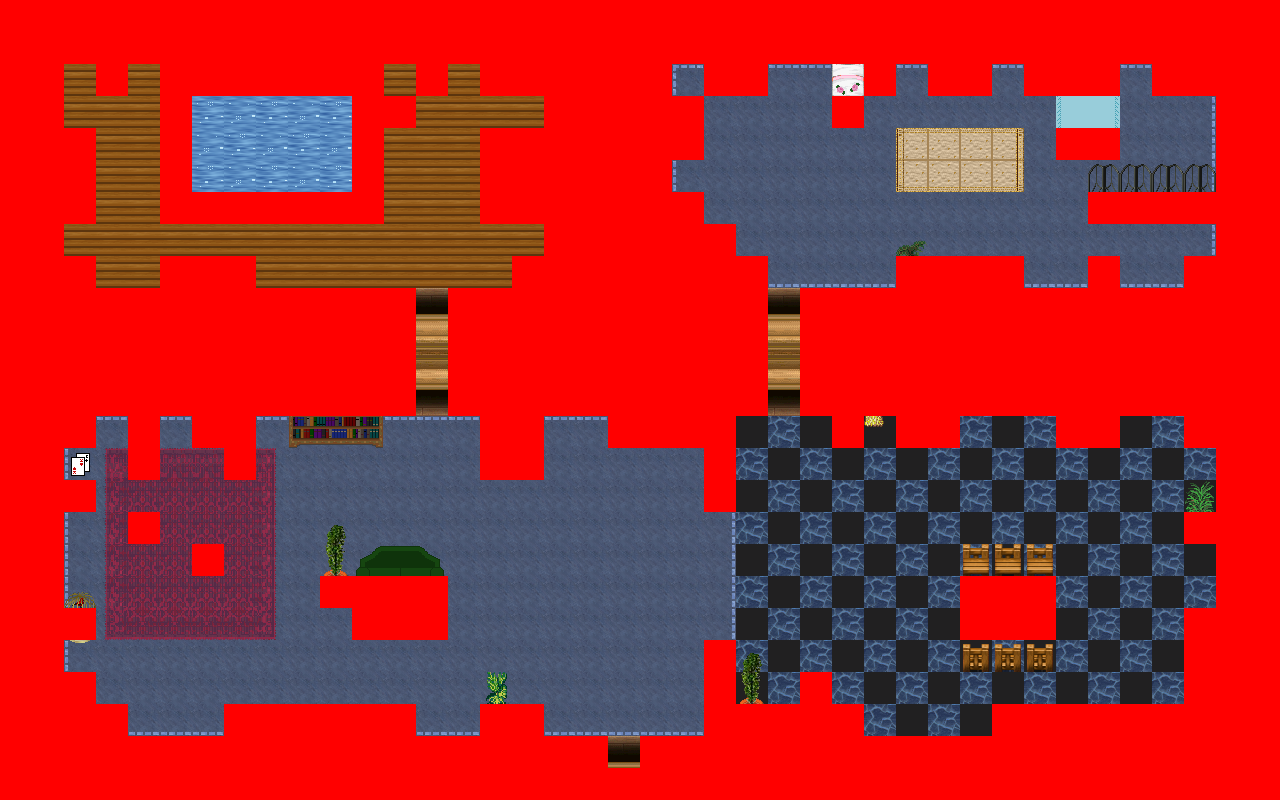

Rendered tile map (Tiled .tmx) drawn with the repository's tilesets; below, a short description and the map source with its tile grids summarised:
An orthogonal 40x25 tile map with 32x32 px tiles, 8 tile layers (0_floor, 1_terrain, 2_object, 3_roof, ...), 60 tilesets.

<map version="1.0" orientation="orthogonal" renderorder="right-down" width="40" height="25" tilewidth="32" tileheight="32" nextobjectid="1">
 <tileset firstgid="1" name="floor oriental tile" tilewidth="32" tileheight="32" tilecount="1" columns="1">
  <image source="../../tileset/ground/indoor/oriental_tan_tile.png" width="32" height="32" />
 </tileset>
 <tileset firstgid="2" name="bluecarpet" tilewidth="32" tileheight="32" tilecount="9" columns="3">
  <image source="../../tileset/furniture/carpet/blue.png" width="96" height="96" />
 </tileset>
 <tileset firstgid="11" name="brush" tilewidth="32" tileheight="32" tilecount="3" columns="1">
  <image source="../../tileset/item/brush.png" width="32" height="96" />
 </tileset>
 <tileset firstgid="14" name="chest" tilewidth="32" tileheight="32" tilecount="2" columns="1">
  <image source="../../tileset/item/chest/small.png" width="32" height="64" />
 </tileset>
 <tileset firstgid="16" name="red wine" tilewidth="32" tileheight="32" tilecount="4" columns="2">
  <image source="../../tileset/item/drink/red_wine.png" width="64" height="64" />
 </tileset>
 <tileset firstgid="20" name="food fruit basket" tilewidth="32" tileheight="32" tilecount="1" columns="1">
  <image source="../../tileset/item/food/fruit_basket.png" width="32" height="32" />
 </tileset>
 <tileset firstgid="21" name="food meals 1" tilewidth="32" tileheight="32" tilecount="2" columns="2">
  <image source="../../tileset/item/food/meals_1.png" width="64" height="32" />
 </tileset>
 <tileset firstgid="23" name="pot oriental jar" tilewidth="32" tileheight="32" tilecount="1" columns="1">
  <image source="../../tileset/item/pot/oriental_jar.png" width="32" height="32" />
 </tileset>
 <tileset firstgid="24" name="pot burgundy" tilewidth="32" tileheight="32" tilecount="1" columns="1">
  <image source="../../tileset/item/pot/pot_burgundy.png" width="32" height="32" />
 </tileset>
 <tileset firstgid="25" name="pot grey" tilewidth="32" tileheight="32" tilecount="1" columns="1">
  <image source="../../tileset/item/pot/pot_grey.png" width="32" height="32" />
 </tileset>
 <tileset firstgid="26" name="pot on stone" tilewidth="32" tileheight="32" tilecount="1" columns="1">
  <image source="../../tileset/item/pot/pot_on_stone.png" width="32" height="32" />
 </tileset>
 <tileset firstgid="27" name="bed blue" tilewidth="32" tileheight="32" tilecount="6" columns="2">
  <image source="../../tileset/furniture/bed/large_blue.png" width="64" height="96" />
 </tileset>
 <tileset firstgid="33" name="carpets" tilewidth="32" tileheight="32" tilecount="8" columns="4">
  <image source="../../tileset/furniture/carpet/carpets.png" width="128" height="64" />
 </tileset>
 <tileset firstgid="41" name="carpet nain rug" tilewidth="32" tileheight="32" tilecount="16" columns="4">
  <image source="../../tileset/furniture/carpet/nain_rug.png" width="128" height="128" />
 </tileset>
 <tileset firstgid="57" name="carpets rug border" tilewidth="32" tileheight="32" tilecount="9" columns="3">
  <image source="../../tileset/furniture/carpet/rug_border.png" width="96" height="96" />
 </tileset>
 <tileset firstgid="66" name="sofa green" tilewidth="32" tileheight="32" tilecount="6" columns="3">
  <image source="../../tileset/furniture/chair/sofa.png" width="96" height="64" />
 </tileset>
 <tileset firstgid="72" name="dishes" tilewidth="32" tileheight="32" tilecount="6" columns="2">
  <image source="../../tileset/furniture/crockery/dishes.png" width="64" height="96" />
 </tileset>
 <tileset firstgid="78" name="piano" tilewidth="32" tileheight="32" tilecount="4" columns="2">
  <image source="../../tileset/furniture/other/piano.png" width="64" height="64" />
 </tileset>
 <tileset firstgid="82" name="pie safe" tilewidth="32" tileheight="32" tilecount="4" columns="2">
  <image source="../../tileset/furniture/kitchen/pie_safe.png" width="64" height="64" />
 </tileset>
 <tileset firstgid="86" name="stove" tilewidth="32" tileheight="32" tilecount="6" columns="2">
  <image source="../../tileset/furniture/kitchen/stove.png" width="64" height="96" />
 </tileset>
 <tileset firstgid="92" name="door" tilewidth="32" tileheight="32" tilecount="6" columns="3">
  <image source="../../tileset/building/door/door.png" width="96" height="64" />
 </tileset>
 <tileset firstgid="98" name="bench ns" tilewidth="32" tileheight="32" tilecount="3" columns="1">
  <image source="../../tileset/furniture/table/long_front_on.png" width="32" height="96" />
 </tileset>
 <tileset firstgid="101" name="shelfs" tilewidth="32" tileheight="32" tilecount="12" columns="3">
  <image source="../../tileset/furniture/shelve/pale_book_bottle_shelf.png" width="96" height="128" />
 </tileset>
 <tileset firstgid="113" name="table wooden rectangular" tilewidth="32" tileheight="32" tilecount="9" columns="3">
  <image source="../../tileset/furniture/table/wooden_rectangular.png" width="96" height="96" />
 </tileset>
 <tileset firstgid="122" name="table square pale" tilewidth="32" tileheight="32" tilecount="1" columns="1">
  <image source="../../tileset/furniture/table/square_pale.png" width="32" height="32" />
 </tileset>
 <tileset firstgid="123" name="table with hob pale" tilewidth="32" tileheight="32" tilecount="3" columns="3">
  <image source="../../tileset/furniture/table/table_with_hob_pale.png" width="96" height="32" />
 </tileset>
 <tileset firstgid="126" name="book" tilewidth="32" tileheight="32" tilecount="4" columns="2">
  <image source="../../tileset/item/documents/book.png" width="64" height="64" />
 </tileset>
 <tileset firstgid="130" name="flower vase" tilewidth="32" tileheight="32" tilecount="3" columns="3">
  <image source="../../tileset/plant/indoor/flower_vase.png" width="96" height="32" />
 </tileset>
 <tileset firstgid="133" name="oriental plant" tilewidth="32" tileheight="32" tilecount="2" columns="1">
  <image source="../../tileset/plant/indoor/oriental_plant.png" width="32" height="64" />
 </tileset>
 <tileset firstgid="135" name="plant pot" tilewidth="32" tileheight="32" tilecount="3" columns="1">
  <image source="../../tileset/plant/indoor/pot_plant.png" width="32" height="96" />
 </tileset>
 <tileset firstgid="138" name="plant pot 1" tilewidth="32" tileheight="32" tilecount="12" columns="6">
  <image source="../../tileset/plant/indoor/pot_plant_1.png" width="192" height="64" />
 </tileset>
 <tileset firstgid="150" name="bench" tilewidth="32" tileheight="32" tilecount="3" columns="3">
  <image source="../../tileset/furniture/table/bench.png" width="96" height="32" />
 </tileset>
 <tileset firstgid="153" name="collision" tilewidth="32" tileheight="32" tilecount="1" columns="1">
  <image source="../../tileset/logic/collision.png" width="32" height="32" />
 </tileset>
 <tileset firstgid="154" name="hosta" tilewidth="32" tileheight="32" tilecount="9" columns="3">
  <image source="../../tileset/plant/bush/hosta.png" width="96" height="96" />
 </tileset>
 <tileset firstgid="163" name="gate fancy" tilewidth="32" tileheight="32" tilecount="6" columns="3">
  <image source="../../tileset/building/decoration/fancy_gate.png" width="96" height="64" />
 </tileset>
 <tileset firstgid="169" name="furnace green" tilewidth="32" tileheight="32" tilecount="4" columns="2">
  <image source="../../tileset/building/decoration/furnace.png" width="64" height="64" />
 </tileset>
 <tileset firstgid="173" name="flames" tilewidth="32" tileheight="32" tilecount="6" columns="6">
  <image source="../../tileset/furniture/light/flames.png" width="192" height="32" />
 </tileset>
 <tileset firstgid="179" name="lace" tilewidth="32" tileheight="32" tilecount="2" columns="2">
  <image source="../../tileset/item/textile/lace.png" width="64" height="32" />
 </tileset>
 <tileset firstgid="181" name="towels" tilewidth="32" tileheight="32" tilecount="6" columns="6">
  <image source="../../tileset/item/textile/towels.png" width="192" height="32" />
 </tileset>
 <tileset firstgid="187" name="meals3" tilewidth="32" tileheight="32" tilecount="4" columns="2">
  <image source="../../tileset/item/food/meals_3.png" width="64" height="64" />
 </tileset>
 <tileset firstgid="191" name="water bubbles" tilewidth="32" tileheight="32" tilecount="32" columns="8">
  <image source="../../tileset/ground/water/water_bubbles.png" width="256" height="128" />
 </tileset>
 <tileset firstgid="223" name="walls siding" tilewidth="32" tileheight="32" tilecount="16" columns="4">
  <image source="../../tileset/building/wall/walls_siding.png" width="128" height="128" />
 </tileset>
 <tileset firstgid="239" name="warmer" tilewidth="32" tileheight="32" tilecount="2" columns="1">
  <image source="../../tileset/furniture/kitchen/warmer.png" width="32" height="64" />
 </tileset>
 <tileset firstgid="241" name="barrel" tilewidth="32" tileheight="32" tilecount="2" columns="1">
  <image source="../../tileset/item/pot/barrel.png" width="32" height="64" />
 </tileset>
 <tileset firstgid="243" name="chair wooden" tilewidth="32" tileheight="32" tilecount="5" columns="5">
  <image source="../../tileset/furniture/chair/wooden.png" width="160" height="32" />
 </tileset>
 <tileset firstgid="248" name="pictures small 2" tilewidth="32" tileheight="32" tilecount="4" columns="2">
  <image source="../../tileset/furniture/picture/small_2.png" width="64" height="64" />
 </tileset>
 <tileset firstgid="252" name="bird cage" tilewidth="32" tileheight="32" tilecount="6" columns="2">
  <image source="../../tileset/furniture/other/birdcage.png" width="64" height="96" />
 </tileset>
 <tileset firstgid="258" name="birds" tilewidth="32" tileheight="32" tilecount="4" columns="2">
  <image source="../../tileset/object/birds.png" width="64" height="64" />
 </tileset>
 <tileset firstgid="262" name="sciany" tilewidth="32" tileheight="32" tilecount="27" columns="3">
  <image source="../../tileset/pol/waly/int_plazy.png" width="96" height="288" />
 </tileset>
 <tileset firstgid="289" name="drzwi" tilewidth="32" tileheight="32" tilecount="15" columns="5">
  <image source="../../tileset/pol/domki/drzwi/door_drewno_int.png" width="160" height="96" />
 </tileset>
 <tileset firstgid="304" name="okna" tilewidth="32" tileheight="32" tilecount="16" columns="8">
  <image source="../../tileset/pol/domki/okna/window_drewno.png" width="256" height="64" />
 </tileset>
 <tileset firstgid="320" name="l" tilewidth="32" tileheight="32" tilecount="3" columns="1">
  <image source="../../tileset/furniture/bed/single_roses2.png" width="32" height="96" />
 </tileset>
 <tileset firstgid="323" name="d" tilewidth="32" tileheight="32" tilecount="9" columns="3">
  <image source="../../tileset/furniture/carpet/purple.png" width="96" height="96" />
 </tileset>
 <tileset firstgid="332" name="s" tilewidth="32" tileheight="32" tilecount="1" columns="1">
  <image source="../../tileset/furniture/chair/stool.png" width="32" height="32" />
 </tileset>
 <tileset firstgid="333" name="s" tilewidth="32" tileheight="32" tilecount="12" columns="6">
  <image source="../../tileset/furniture/light/weird_lamp.png" width="192" height="64" />
 </tileset>
 <tileset firstgid="345" name="z" tilewidth="32" tileheight="32" tilecount="10" columns="5">
  <image source="../../tileset/item/toys.png" width="160" height="64" />
 </tileset>
 <tileset firstgid="355" name="s" tilewidth="32" tileheight="32" tilecount="4" columns="2">
  <image source="../../tileset/item/chest/chests_red.png" width="64" height="64" />
 </tileset>
 <tileset firstgid="359" name="z" tilewidth="32" tileheight="32" tilecount="16" columns="8">
  <image source="../../tileset/pol/wyposazenie/zabawki.png" width="256" height="64" />
 </tileset>
 <tileset firstgid="375" name="k" tilewidth="32" tileheight="32" tilecount="16" columns="8">
  <image source="../../tileset/pol/klan/komputer_po_co.png" width="256" height="64" />
 </tileset>
 <tileset firstgid="391" name="o" tilewidth="32" tileheight="32" tilecount="3" columns="3">
  <image source="../../tileset/furniture/picture/cats.png" width="96" height="32" />
 </tileset>
 <layer name="0_floor" width="40" height="25">
  <data>[1000 cells, 1000 non-empty, 17 distinct tile ids]</data>
 </layer>
 <layer name="1_terrain" width="40" height="25">
  <data>[1000 cells, 576 non-empty, 96 distinct tile ids]</data>
 </layer>
 <layer name="2_object" width="40" height="25">
  <data>[1000 cells, 115 non-empty, 74 distinct tile ids]</data>
 </layer>
 <layer name="3_roof" width="40" height="25">
  <data>[1000 cells, 54 non-empty, 32 distinct tile ids]</data>
 </layer>
 <layer name="4_roof_add" width="40" height="25">
  <data>[1000 cells, 4 non-empty, 4 distinct tile ids]</data>
 </layer>
 <layer name="objects" width="40" height="25">
  <data>[1000 cells, 0 non-empty, 0 distinct tile ids]</data>
 </layer>
 <layer name="collision" width="40" height="25">
  <data>[1000 cells, 546 non-empty, 1 distinct tile ids]</data>
 </layer>
 <layer name="protection" width="40" height="25">
  <data>[1000 cells, 0 non-empty, 0 distinct tile ids]</data>
 </layer>
</map>
